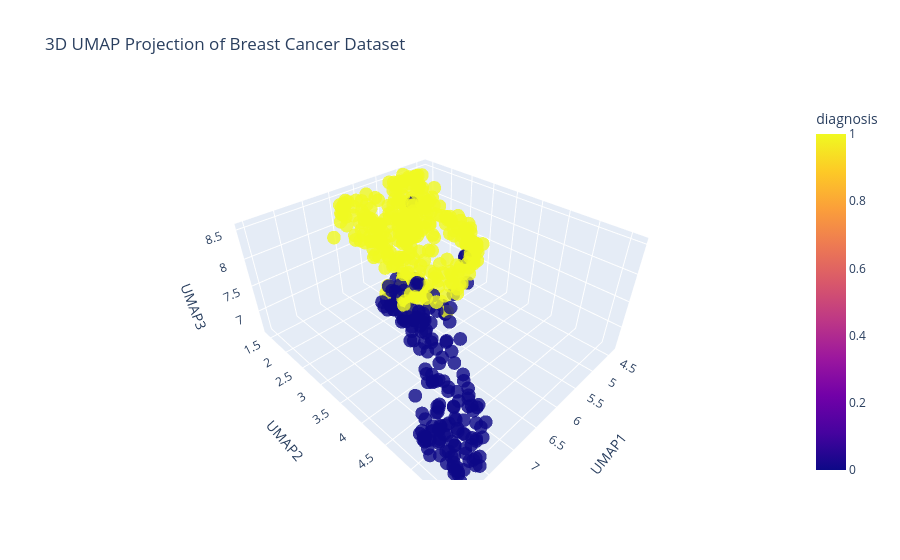

The code cell stored with this chart in its notebook:
### Markdown cell above
## UMAP

### Code cell
print("UMAP dimensionality reduction")

reducer = umap.UMAP(
    n_components=3,
    random_state=42,
    metric='manhattan',
    output_metric='manhattan',
    n_jobs=1
)

X_umap = reducer.fit_transform(X_scaled)

umap_df = pd.DataFrame(
    X_umap,
    columns=["UMAP1", "UMAP2", "UMAP3"]
)

umap_df["diagnosis"] = y_train.values

fig = px.scatter_3d(
    umap_df,
    x="UMAP1",
    y="UMAP2",
    z="UMAP3",
    color="diagnosis",
    title="3D UMAP Projection of Breast Cancer Dataset",
    opacity=0.8
)

fig.show()

### Figure 1 — Plotly figure (JSON) as saved in the notebook; plotly's stock layout.template omitted (floating-point values rounded to 4 significant figures; data arrays with more than 128 entries replaced by an {"elided": "..."} marker saying what was removed)
{"data": [{"hovertemplate": "UMAP1=%{x}<br>UMAP2=%{y}<br>UMAP3=%{z}<br>diagnosis=%{marker.color}<extra></extra>", "legendgroup": "", "marker": {"color": {"elided": "483 int values"}, "coloraxis": "coloraxis", "opacity": 0.8, "symbol": "circle"}, "mode": "markers", "name": "", "scene": "scene", "showlegend": false, "type": "scatter3d", "x": {"elided": "483 float values"}, "y": {"elided": "483 float values"}, "z": {"elided": "483 float values"}}], "layout": {"coloraxis": {"colorbar": {"title": {"text": "diagnosis"}}, "colorscale": [[0, "#0d0887"], [0.1111, "#46039f"], [0.2222, "#7201a8"], [0.3333, "#9c179e"], [0.4444, "#bd3786"], [0.5556, "#d8576b"], [0.6667, "#ed7953"], [0.7778, "#fb9f3a"], [0.8889, "#fdca26"], [1, "#f0f921"]]}, "legend": {"tracegroupgap": 0}, "scene": {"domain": {"x": [0, 1], "y": [0, 1]}, "xaxis": {"title": {"text": "UMAP1"}}, "yaxis": {"title": {"text": "UMAP2"}}, "zaxis": {"title": {"text": "UMAP3"}}}, "title": {"text": "3D UMAP Projection of Breast Cancer Dataset"}}}
